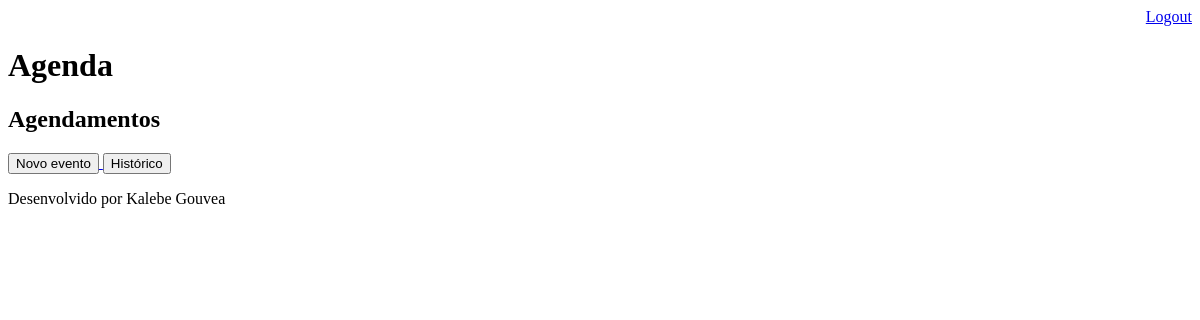
The page /agenda/ (signed in) on the database as committed earlier.
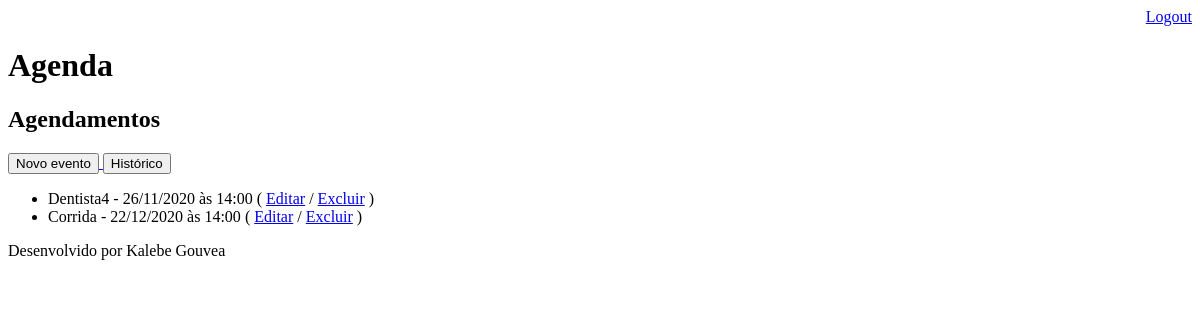
The same page on the database as committed later.
### core/models.py (models this page shows, shortened)
class Evento(models.Model):
    titulo = models.CharField(max_length=100)
    descricao = models.TextField(blank=True, null=True)
    local = models.CharField(max_length=100, blank=True, null=True)
    data_evento = models.DateTimeField(verbose_name='Data do Evento')
    data_criacao = models.DateTimeField(auto_now=True, verbose_name='Data de Criação')
    usuario = models.ForeignKey(User, on_delete=models.CASCADE)
    class Meta():
        db_table = 'evento'
    def get_data_evento(self):
        return self.data_evento.strftime('%d/%m/%Y às %H:%M')
    def get_evento_atrasado(self):
        if self.data_evento < datetime.now():
            return True
        else:
            return False
    def get_evento_proximo(self):
        if self.data_evento < datetime.now() + timedelta(hours=1):
            return True
        else:
            return False

### core/views.py (the view)
# urls.py: path('agenda/', views.lista_eventos),
@login_required(login_url='/login/')
def lista_eventos(request):
    user = request.user
    data_agora = datetime.now() - timedelta(hours=1)
    evento = Evento.objects.filter(usuario=user, data_evento__gt=data_agora)
    dados = {'eventos':evento}
    return render(request, 'agenda.html', dados)

### templates/agenda.html (shortened to what this page needs)
{% extends "model-page.html" %}
{% block content %}
    <h2>Agendamentos</h2>
    <a href="evento/">
        <button type="button">Novo evento</button>
    </a>
    <a href="historico/">
        <button type="button">Histórico</button>
    </a>
    <ul>
        {% for evento in eventos %}
            <li>
                <div style=
                            >
                    {{ evento.titulo }} - {{ evento.get_data_evento }}
                    ( <a href='evento/?id={{evento.id}}'>Editar</a> / <a href='evento/delete/{{evento.id}}'>Excluir</a> )
                </div>
            </li>
        {% endfor %}
    </ul>
{% endblock %}

Rows that differ between the two databases and show on the page:
added Evento: titulo "Dentista4", get_data_evento "26/11/2020 às 14:00"
added Evento: titulo "Corrida", get_data_evento "22/12/2020 às 14:00"
